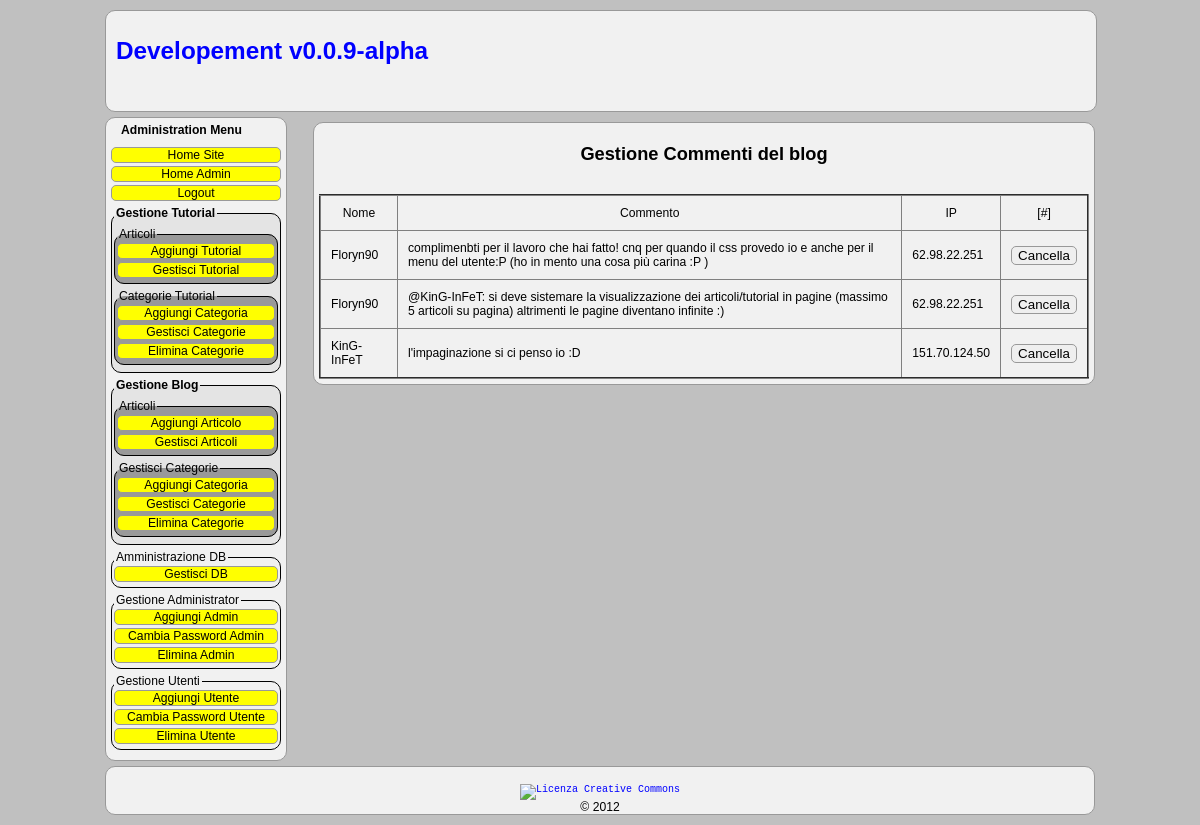
/admin.php?action=manage_comments&id=6 (signed in), run on the app's committed database.
### tables this page shows
CREATE TABLE IF NOT EXISTS `admin_comments_blog` (
  `id` int(11) NOT NULL AUTO_INCREMENT,
  `blog_id` int(11) NOT NULL DEFAULT '0',
  `name` text NOT NULL,
  `comment` text NOT NULL,
  `ip` text NOT NULL,
  `data` text NOT NULL,
  KEY `id` (`id`)
);

### classes/config.php (called while the page is built, shortened)
<?php
$_CONFIG =
array(
    'DB_HOST' => 'localhost',
    'DB_USER' => 'dev123',
    'DB_PASS' => '',
    'DB_NAME' => 'my_dev123'
);
?>

### classes/mysql.class.php (called while the page is built, shortened)
<?php
class MySQL extends Security {
	private $conn   = NULL;
	public function __construct ($db_host, $db_user, $db_pass, $db_name) {
		if (!$this -> conn = @mysql_connect ($db_host, $db_user, $db_pass)) {
			die ("<div class=\"error\">".mysql_error()."</div>");
		}
	}
	public function sendQuery ($query) {
		if (!$this -> result = @mysql_query ($query, $this -> conn)) {
			die ("<div class=\"error\">SQL Error: ".mysql_error()."</div>");
		}else {
			return $this -> result;
		}
	}
}

### classes/admin.class.php (the view, shortened to what this page needs)
<?php
class Admin extends Security  {
	public function __construct () {
    	include(CLASSES_DIR . "config.php");
        include_once(CLASSES_DIR . "mysql.class.php");
		$this->sql = new MySQL ($_CONFIG['DB_HOST'], $_CONFIG['DB_USER'], $_CONFIG['DB_PASS'], $_CONFIG['DB_NAME']);
	}
	public function manage_comments($id) {
		$this->id = (int) $id;
		print "<h2 align=\"center\">Gestione Commenti del blog</h2><br />\n";
		$this->comments = $this->sql->sendQuery("SELECT id, blog_id, name, comment, ip FROM ".__PREFIX__."comments_blog WHERE blog_id = '".$this->id."'");
		if(mysql_num_rows($this->comments) < 1) {
			print "<p><b>Nessun Commento</b></p>";
		}else{
			print '<table style="border-collapse: collapse;" border="2" align="center" cellpadding="10" cellspacing="1">
			<tbody>
				<tr>
				  <td><center>Nome</center></td>
				  <td><center>Commento</center></td>
				  <td><center>IP</center></td>
				  <td><center>[#]</center></td>
				</tr>';
			while($this->comment = mysql_fetch_array($this->comments)) {
				print "\n<form action='./admin.php?action=del_comment' method='POST'>";
				print "\n<tr>"
					  . "\n<td>".htmlspecialchars($this->comment['name'])."</td>"
					  . "\n<td>".htmlspecialchars($this->comment['comment'])."</td>"
					  . "\n<td>".$this->comment['ip']."</td>"
					  . "\n<td><input type='submit' value='Cancella'/></td>"
					. "\n</tr>";
				print "\n</form>";
			}
			echo "\n</tbody>\n</table>\n";
		}
	}
}
?>

### css/styles.css (style rules this page uses)
html, body { margin : 0; padding : 0; }
input { border: 1px solid #999; border-radius:5px; -moz-border-radius: 5px; -webkit-border-radius: 5px; }
body { font : 76% arial, sans-serif; background-color: #c0c0c0; }

### data on the page
admin_comments_blog: name "Floryn90", comment "complimenbti per il lavoro che hai fatto! cnq per quando il css provedo io e anche per il menu del utente:P (ho in mento una cosa più carina :P )", ip "62.98.22.251"
admin_comments_blog: name "Floryn90", comment "@KinG-InFeT: si deve sistemare la visualizzazione dei articoli/tutorial in pagine (massimo 5 articoli su pagina) altrimenti le pagine diventano infinite :)", ip "62.98.22.251"
admin_comments_blog: name "KinG-InFeT", comment "l'impaginazione si ci penso io :D", ip "151.70.124.50"

### other printed values
_TITLE_SITE_ "Developement v0.0.9-alpha"
